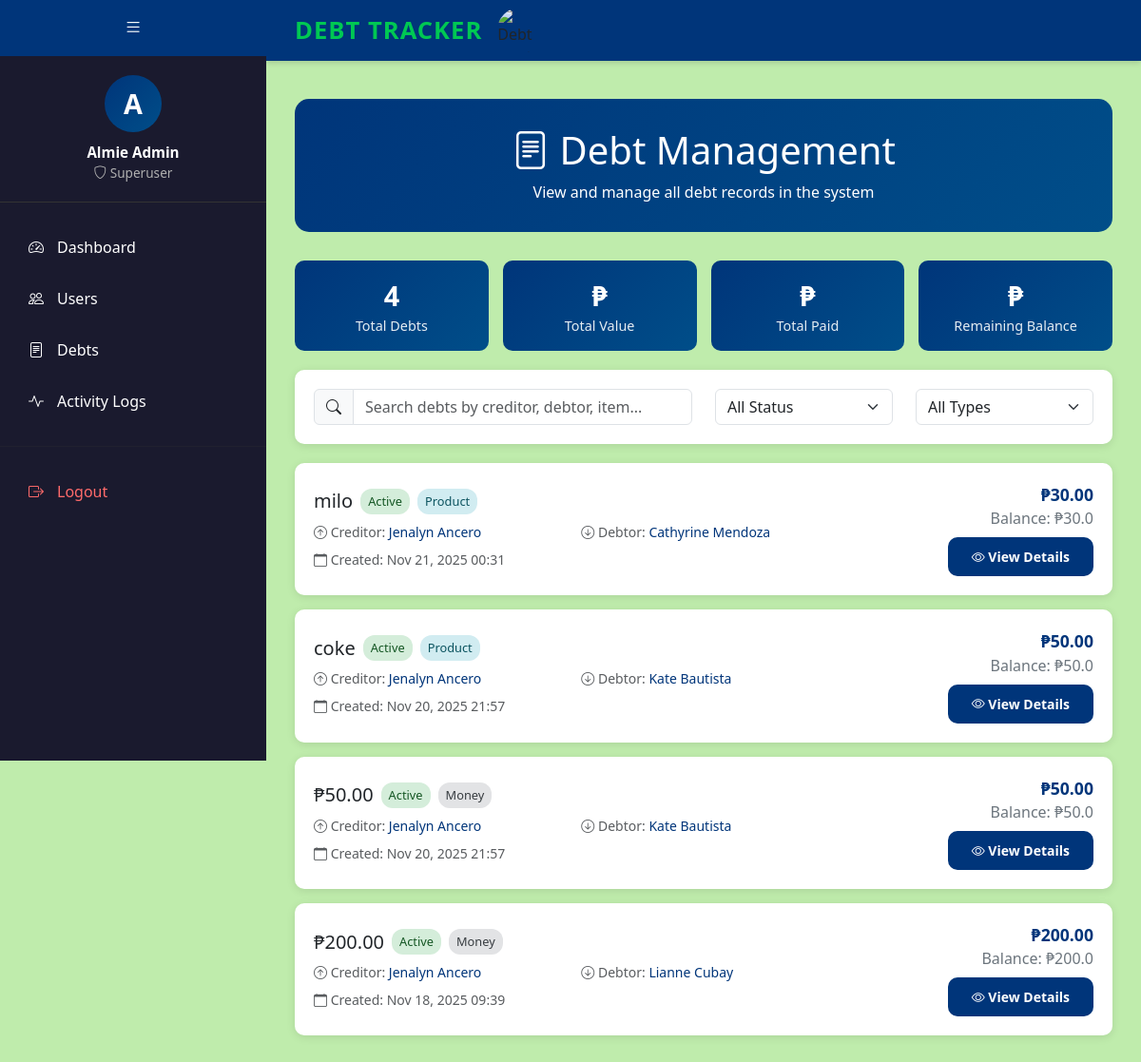
The page /admin-debts/ (signed in) on the database its author committed.
### myapp/models.py (models this page shows, shortened)
class CustomUser(AbstractBaseUser, PermissionsMixin):
    ROLE_CHOICES = [
        ('creditor', 'Creditor'),
        ('debtor', 'Debtor'),
        ('admin', 'Admin'),
    ]
    username = models.CharField(
        max_length=150,
        unique=True,
        help_text="Required. 150 characters or fewer. Unique username."
    )
    full_name = models.CharField(
        max_length=255,
        help_text="Full name of the user"
    )
    email = models.EmailField(
        max_length=255,
        blank=True,
        null=True,
        help_text="Email address (optional)"
    )
    profile_picture = models.ImageField(
        upload_to='profile_pictures/',
        blank=True,
        null=True,
        help_text="Profile picture (optional)"
    )
    profile_summary = models.TextField(
        blank=True,
        null=True,
        help_text="Short bio or profile summary (optional)"
    )
    account_type = models.CharField(
        max_length=20,
        choices=ROLE_CHOICES,
        help_text="User role: Creditor, Debtor, or Admin"
    )
    is_active = models.BooleanField(default=True)
    is_staff = models.BooleanField(default=False)
    date_joined = models.DateTimeField(auto_now_add=True)
    objects = CustomUserManager()
    USERNAME_FIELD = 'username'
    REQUIRED_FIELDS = ['full_name']
    class Meta:
        verbose_name = 'User'
        verbose_name_plural = 'Users'
        ordering = ['-date_joined']

class Debt(models.Model):
    TYPE_CHOICES = [
        ('money', 'Money'),
        ('product', 'Product'),
    ]
    STATUS_CHOICES = [
        ('pending_confirmation', 'Pending Confirmation'),
        ('active', 'Active'),
        ('awaiting_confirmation', 'Awaiting Confirmation'),
        ('rejected', 'Rejected'),
        ('paid', 'Paid'),
    ]
    creditor = models.ForeignKey(
        settings.AUTH_USER_MODEL,
        on_delete=models.CASCADE,
        related_name='creditor_debts',
        help_text="User who is owed (creditor)"
    )
    debtor = models.ForeignKey(
        settings.AUTH_USER_MODEL,
        on_delete=models.CASCADE,
        related_name='debtor_debts',
        help_text="User who owes (debtor)"
    )
    type = models.CharField(
        max_length=20,
        choices=TYPE_CHOICES,
        default='money',
        help_text="Type of debt: Money or Product"
    )
    amount = models.DecimalField(
        max_digits=10,
        decimal_places=2,
        validators=[MinValueValidator(0.01)],
        help_text="Amount owed (for money) or estimated value (for product)"
    )
    product_name = models.CharField(
        max_length=255,
        blank=True,
        null=True,
        help_text="Name of product/item (if type is Product)"
    )
    description = models.TextField(
        blank=True,
        null=True,
        help_text="Additional details about the debt"
    )
    debt_proof = models.FileField(
        upload_to='debt_proofs/',
        blank=True,
        null=True,
        help_text="Proof of debt (photo, screenshot, or PDF) uploaded by debtor"
    )
    creditor_proof = models.FileField(
        upload_to='creditor_proofs/',
        blank=True,
        null=True,
        help_text="Proof of release - item/money was given to debtor (uploaded by creditor)"
    )
    payment_proof = models.FileField(
        upload_to='payment_proofs_debt/',
        blank=True,
        null=True,
        help_text="Proof of payment when creditor marks debt as paid (optional)"
    )
    debtor_acknowledged = models.BooleanField(
        default=False,
        help_text="[DEPRECATED] Whether debtor has acknowledged receipt of item/money"
    )
    acknowledged_at = models.DateTimeField(
        blank=True,
        null=True,
        help_text="[DEPRECATED] Date when debtor acknowledged receipt"
    )
    paid_amount = models.DecimalField(
        max_digits=10,
        decimal_places=2,
        default=0,
        help_text="Total amount paid towards this debt"
    )
    status = models.CharField(
        max_length=30,
        choices=STATUS_CHOICES,
        default='pending_confirmation',
        help_text="Current status of the debt"
    )
    hidden_from_debtor = models.BooleanField(
        default=False,
        help_text="If True, debt is hidden from debtor's view (soft delete)"
    )
    date_created = models.DateTimeField(
        auto_now_add=True,
        help_text="Date when debt was created"
    )
    date_updated = models.DateTimeField(
        auto_now=True,
        help_text="Date when debt was last updated"
    )
    date_paid = models.DateTimeField(
        blank=True,
        null=True,
        help_text="Date when debt was paid"
    )
    class Meta:
        verbose_name = 'Debt'
        verbose_name_plural = 'Debts'
        ordering = ['-date_created']
        indexes = [
            models.Index(fields=['creditor', 'status']),
            models.Index(fields=['debtor', 'status']),
        ]
    @property
    def balance(self):
        return max(0, float(self.amount) - float(self.paid_amount))

### myapp/views.py (the view)
# urls.py: path('admin-debts/', views.admin_debts, name='admin_debts'),
@user_passes_test(is_superuser)
def admin_debts(request):
    from .models import Debt, AdminActivityLog
    debts = Debt.objects.select_related('creditor', 'debtor').order_by('-date_created')
    AdminActivityLog.objects.create(
        user=request.user,
        action='view_debts',
        description=f'Admin {request.user.username} viewed debts list',
        ip_address=request.META.get('REMOTE_ADDR'),
        user_agent=request.META.get('HTTP_USER_AGENT')
    )
    context = {
        'debts': debts,
    }
    return render(request, 'admin/debts.html', context)

### myapp/templates/admin/debts.html (shortened to what this page needs)
{% extends 'admin/admin_dashboard_base.html' %}
{% load static %}
{% block content %}
<div class="container admin-debts">
    <div class="admin-header">
        <h1><i class="bi bi-file-text"></i> Debt Management</h1>
        <div class="subtitle">View and manage all debt records in the system</div>
    </div>
    <div class="stats-row">
        <div class="stat-box">
            <div class="stat-number">{{ debts.count }}</div>
            <div class="stat-label">Total Debts</div>
        </div>
        <div class="stat-box">
            <div class="stat-number">₱{{ total_amount|floatformat:2 }}</div>
            <div class="stat-label">Total Value</div>
        </div>
        <div class="stat-box">
            <div class="stat-number">₱{{ total_paid|floatformat:2 }}</div>
            <div class="stat-label">Total Paid</div>
        </div>
        <div class="stat-box">
            <div class="stat-number">₱{{ total_balance|floatformat:2 }}</div>
            <div class="stat-label">Remaining Balance</div>
        </div>
    </div>
    <div class="search-box">
        <div class="row align-items-center">
            <div class="col-md-6">
                <div class="input-group">
                    <span class="input-group-text"><i class="bi bi-search"></i></span>
                    <input type="text" class="form-control" id="searchInput" placeholder="Search debts by creditor, debtor, item...">
                </div>
            </div>
            <div class="col-md-3">
                <select class="form-select" id="filterStatus">
                    <option value="">All Status</option>
                </select>
            </div>
            <div class="col-md-3">
                <select class="form-select" id="filterType">
                    <option value="">All Types</option>
                </select>
            </div>
        </div>
    </div>
    <div class="debts-list" id="debtsList">
        {% for debt in debts %}
        <div class="debt-card"
             data-search-text="{{ debt.creditor.full_name|default:debt.creditor.username|lower }} {{ debt.debtor.full_name|default:debt.debtor.username|lower }} {{ debt.product_name|default:''|lower }}"
             data-status="{{ debt.status }}"
             data-type="{{ debt.type }}">
            <div class="row align-items-center">
                <div class="col-md-8">
                    <div class="d-flex align-items-center gap-2 mb-2">
                        <h5 class="mb-0">
                            {% if debt.type == 'product' %}
                                {{ debt.product_name }}
                            {% else %}
                                ₱{{ debt.amount }}
                            {% endif %}
                        </h5>
                        <span class="status-badge status-{{ debt.status }}">
                            {{ debt.get_status_display }}
                        </span>
                        <span class="type-badge type-{{ debt.type }}">
                            {{ debt.get_type_display }}
                        </span>
                    </div>
                    <div class="row text-muted small mb-2">
                        <div class="col-md-6">
                            <i class="bi bi-arrow-up-circle"></i>
                            Creditor: <a href="{% url 'myapp:admin_user_detail' debt.creditor.id %}" class="user-link">{{ debt.creditor.full_name|default:debt.creditor.username }}</a>
                        </div>
                        <div class="col-md-6">
                            <i class="bi bi-arrow-down-circle"></i>
                            Debtor: <a href="{% url 'myapp:admin_user_detail' debt.debtor.id %}" class="user-link">{{ debt.debtor.full_name|default:debt.debtor.username }}</a>
                        </div>
                    </div>
                    <div class="text-muted small">
                        <i class="bi bi-calendar"></i> Created: {{ debt.date_created|date:"M d, Y H:i" }}
                    </div>
                </div>
                <div class="col-md-4 text-end">
                    <div class="amount">₱{{ debt.amount }}</div>
                    <div class="balance">Balance: ₱{{ debt.balance }}</div>
                    <div class="mt-2">
                        <a href="{% url 'myapp:admin_debt_detail' debt.id %}" class="btn btn-primary btn-sm">
                            <i class="bi bi-eye"></i> View Details
                        </a>
                    </div>
                </div>
            </div>
        </div>
        {% empty %}
        <div class="text-center py-5">
            <i class="bi bi-file-text fs-1 text-muted"></i>
            <h4 class="mt-3 text-muted">No debts found</h4>
            <p class="text-muted">There are no debt records in the system yet.</p>
        </div>
        {% endfor %}
    </div>
</div>
{% endblock %}

### myapp/templates/admin/admin_dashboard_base.html (shortened to what this page needs)
{% load static %}
<!DOCTYPE html>
<html lang="en">
<head>
    <link href="https://cdn.jsdelivr.net/npm/bootstrap@5.3.0/dist/css/bootstrap.min.css" rel="stylesheet">
    <link rel="stylesheet" href="https://cdn.jsdelivr.net/npm/bootstrap-icons@1.11.0/font/bootstrap-icons.css">
</head>
<body>
    <aside class="sidebar" id="sidebar">
        <button class="sidebar-toggle" onclick="toggleSidebar()">
            <i class="bi bi-list" id="toggle-icon"></i>
        </button>
        <div class="admin-profile">
            <div class="admin-avatar">
                {% if user.profile_picture %}
                    <img src="{{ user.profile_picture.url }}" alt="Profile" style="width: 100%; height: 100%; border-radius: 50%; object-fit: cover;">
                {% else %}
                    {{ user.full_name|default:user.username|default:"A"|slice:":1"|upper }}
                {% endif %}
            </div>
            <div class="admin-name">{{ user.full_name|default:user.username }}</div>
            <div class="admin-role"><i class="bi bi-shield"></i> Superuser</div>
        </div>
        <nav class="sidebar-menu">
            <a href="{% url 'myapp:admin_dashboard' %}" class="sidebar-item {% if request.resolver_match.url_name == 'admin_dashboard' %}active{% endif %}">
                <i class="bi bi-speedometer2"></i>
                <span class="sidebar-item-text">Dashboard</span>
            </a>
            <a href="{% url 'myapp:admin_users' %}" class="sidebar-item {% if request.resolver_match.url_name == 'admin_users' %}active{% endif %}">
                <i class="bi bi-people"></i>
                <span class="sidebar-item-text">Users</span>
            </a>
            <a href="{% url 'myapp:debts_list' %}" class="sidebar-item {% if request.resolver_match.url_name == 'debts_list' %}active{% endif %}">
                <i class="bi bi-file-text"></i>
                <span class="sidebar-item-text">Debts</span>
            </a>
            <a href="{% url 'myapp:admin_activity_logs' %}" class="sidebar-item {% if request.resolver_match.url_name == 'admin_activity_logs' %}active{% endif %}">
                <i class="bi bi-activity"></i>
                <span class="sidebar-item-text">Activity Logs</span>
            </a>
            <hr style="border-color: #333; margin: 20px 0;">
            <a href="{% url 'myapp:logout' %}" class="sidebar-item" style="color: #ff6b6b;">
                <i class="bi bi-box-arrow-right"></i>
                <span class="sidebar-item-text">Logout</span>
            </a>
        </nav>
    </aside>
    <main class="main-content">
        <header class="main-header">
            <div class="main-header-brand">
                <div class="main-header-title">DEBT TRACKER</div>
                <img src="{% static 'image/Debt Tracker Logo.png' %}" alt="Debt Tracker Logo" class="main-header-logo">
            </div>
        </header>
        <div class="content-body">
            {% block content %}{% endblock %}
        </div>
    </main>
</body>
</html>

### rows shown on the page
CustomUser: full_name "A", full_name "Almie Admin"
Debt: product_name "milo", status "Active", type "Product", creditor.full_name "Jenalyn Ancero", debtor.full_name "Cathyrine Mendoza", date_created "Nov 21, 2025 00:31", amount "30.00", balance "30.0"
Debt: product_name "coke", status "Active", type "Product", creditor.full_name "Jenalyn Ancero", debtor.full_name "Kate Bautista", date_created "Nov 20, 2025 21:57", amount "50.00", balance "50.0"
Debt: amount "50.00", status "Active", type "Money", creditor.full_name "Jenalyn Ancero", debtor.full_name "Kate Bautista", date_created "Nov 20, 2025 21:57", balance "50.0"
Debt: amount "200.00", status "Active", type "Money", creditor.full_name "Jenalyn Ancero", debtor.full_name "Lianne Cubay", date_created "Nov 18, 2025 09:39", balance "200.0"

### other values the page prints
{{ debts.count }} "4"
